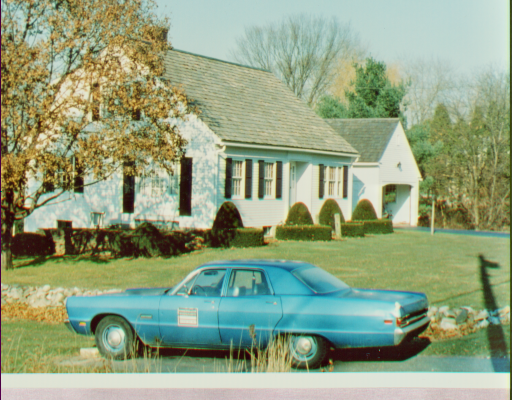
#> input picture intro-to-cv/ps0_python/output/ps0-1-a-1.png, 512 x 400 px
$ python ps0.py
#> lines starting #> are read from the running program, lines starting #| are printed output that depends on the picture; long printed decimals are rounded
"""
Problem Set 0: Images as Functions
"""

import cv2
import os
import numpy as np
from pathlib import Path


def swapChannels(img, chan1, chan2):
    img_swapped = img.copy()
    img_swapped[:, :, chan1], img_swapped[:, :, chan2] = \
        img_swapped[:, :, chan2], img_swapped[:, :, chan1]

    return img_swapped


def replaceRegion(img1, img2, region_height, region_width):
    img1_height, img1_width = img1.shape
    img1_center_y = (img1_height - region_height) // 2
    img1_center_x = (img1_width - region_width) // 2

    img2_height, img2_width = img2.shape
    img2_center_y = (img2_height - region_height) // 2
    img2_center_x = (img2_width - region_width) // 2

    img2_replaced = img2.copy()
    img2_replaced[img2_center_y:img2_center_y+region_height,
                  img2_center_x:img2_center_x+region_width] = \
        img1[img1_center_y:img1_center_y+region_height,
             img1_center_x:img1_center_x+region_width]

    return img2_replaced


if __name__ == "__main__":

    imdir = Path(__file__).parent

    # Swap red and blue pixels of image 1
    img1 = cv2.imread(os.path.join(
        imdir, "output/ps0-1-a-1.png"), cv2.IMREAD_COLOR)
#> img1 is the input picture: shape (400, 512, 3); mean B, G, R 129.2, 160.8, 145.7
    img1_swapped = swapChannels(img1, 0, 2)

    cv2.imwrite(os.path.join(imdir, "output/ps0-2-a-1.png"), img1_swapped)

    # Create a monochrome image by selecting the green channel of image 1
    img1_green = img1[:, :, 1]
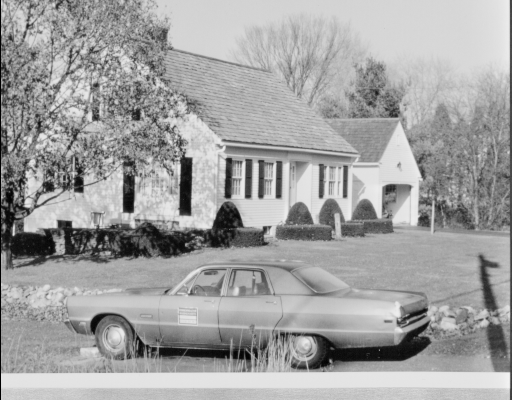
#> img1_green: shape (400, 512); min 0, max 242, mean 160.8
    cv2.imwrite(os.path.join(imdir, "output/ps0-2-b-1.png"), img1_green)

    # Create a monochrome image by selecting the red channel of image 1
    img1_red = img1[:, :, 2]
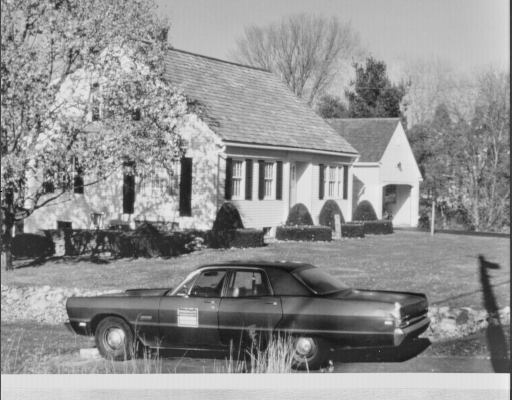
#> img1_red: shape (400, 512); min 4, max 237, mean 145.7
    cv2.imwrite(os.path.join(imdir, "output/ps0-2-c-1.png"), img1_red)

    # Take the center square region of 100x100 pixels of monochrome version of
    # image 1 and insert them into the center of monochrome version of image 2
    img2 = cv2.imread(os.path.join(
        imdir, "output/ps0-1-a-2.png"), cv2.IMREAD_COLOR)
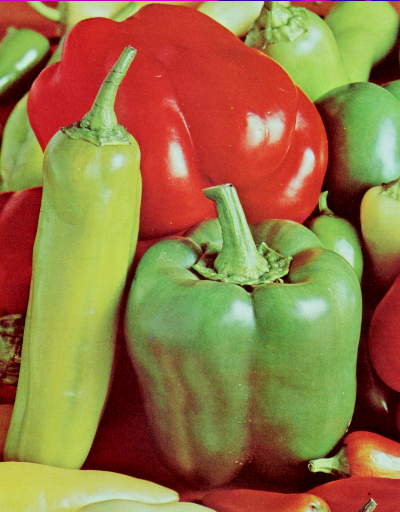
#> input picture intro-to-cv/ps0_python/output/ps0-1-a-2.png, 400 x 512 px
#> img2 is the input picture: shape (512, 400, 3); mean B, G, R 67.2, 117.7, 148.9
    img2_green = img2[:, :, 1]
    img2_replaced = replaceRegion(img1_green, img2_green, 100, 100)
#> in replaceRegion, `img2_replaced[img2_center_y:img2_center_y+region_height, img2_center_x..`:
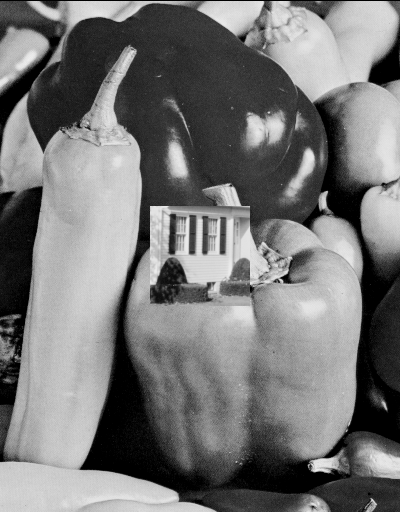
#> img2_replaced: shape (512, 400); min 0, max 237, mean 117.9

    cv2.imwrite(os.path.join(imdir, "output/ps0-3-a-1.png"), img2_replaced)

    # The min and max of the pixel values of img1_green
    min_pixel, max_pixel = img1_green.min(), img1_green.max()
#> min_pixel = 0; max_pixel = 242
    print('Min of the pixel value of img1_green: {}'.format(min_pixel))
#| Min of the pixel value of img1_green: 0
    print('Max of the pixel value of img1_green: {}'.format(max_pixel))
#| Max of the pixel value of img1_green: 242

    # The mean of the pixel values of img1_green
    mean_pixel = img1_green.mean()
#> mean_pixel = 160.8
    print('Mean of the pixel value of img1_green: {}'.format(mean_pixel))
#| Mean of the pixel value of img1_green: 160.838

    # The stddev of the pixel values of img1_green
    stddev = img1_green.std()
#> stddev = 50.22
    print('Stddev of the pixel value of img1_green: {}'.format(stddev))
#| Stddev of the pixel value of img1_green: 50.216

    # Subtract mean, divide by stddev, multiply by 10 then add the mean back
    img1_green_norm = img1_green.copy()
    img1_green_norm = cv2.add(cv2.multiply(cv2.divide(cv2.subtract(
        img1_green_norm, mean_pixel), stddev), 10), mean_pixel)
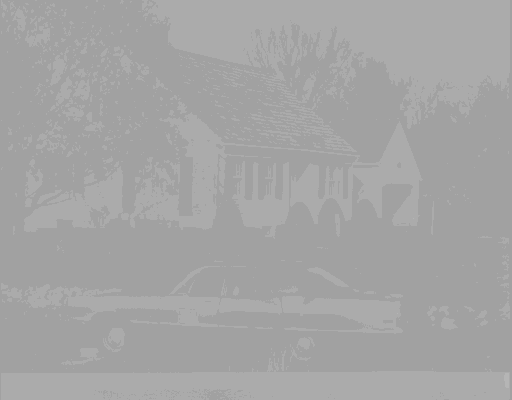
#> img1_green_norm: shape (400, 512); min 161, max 181, mean 164.5

    cv2.imwrite(os.path.join(imdir, "output/ps0-4-b-1.png"), img1_green_norm)

    # Shift img1_green to the left by 2 pixels
    img1_green_shifted = np.zeros_like(img1_green_norm)
    img1_green_shifted[:, :-2] = img1_green_norm[:, 2:]

    cv2.imwrite(os.path.join(imdir, "output/ps0-4-c-1.png"),
                img1_green_shifted)

    # Subtract the shifted version of img1_green from the original
    img1_green_diff = img1_green_norm - img1_green_shifted

    cv2.imwrite(os.path.join(imdir, "output/ps0-4-d-1.png"),
                img1_green_diff)

    # Add Gaussian noise to the pixels in the green channel of original image 1
    img1_noise = img1.copy()
    noise = np.zeros_like(img1_green)
    mean, std = 0, 30
    cv2.randn(noise, mean, std)
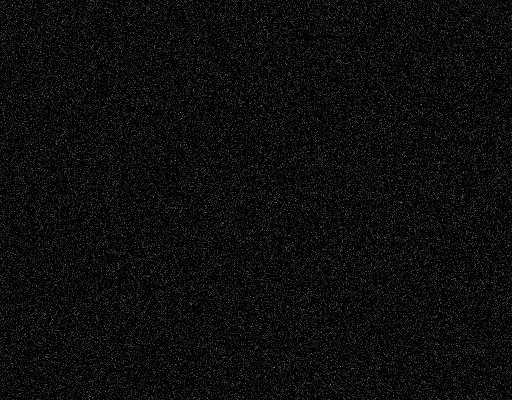
#> noise: shape (400, 512); min 0, max 137, mean 12
    img1_noise[:, :, 1] += noise

    cv2.imwrite(os.path.join(imdir, "output/ps0-5-a-1.png"), img1_noise)

    # Add that amount of noise to the blue channel
    img1_blue_noise = img1.copy()
    img1_blue_noise[:, :, 0] += noise
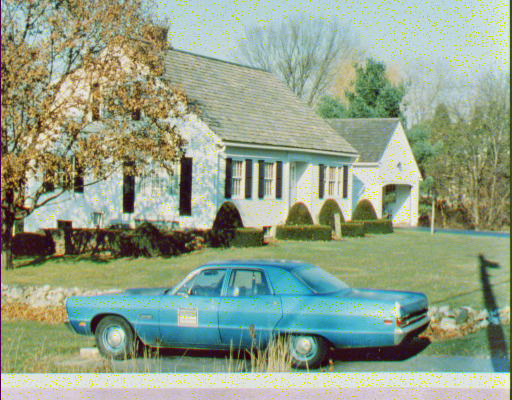
#> img1_blue_noise: shape (400, 512, 3); mean B, G, R 137.9, 160.8, 145.7

    cv2.imwrite(os.path.join(imdir, "output/ps0-5-b-1.png"), img1_blue_noise)
